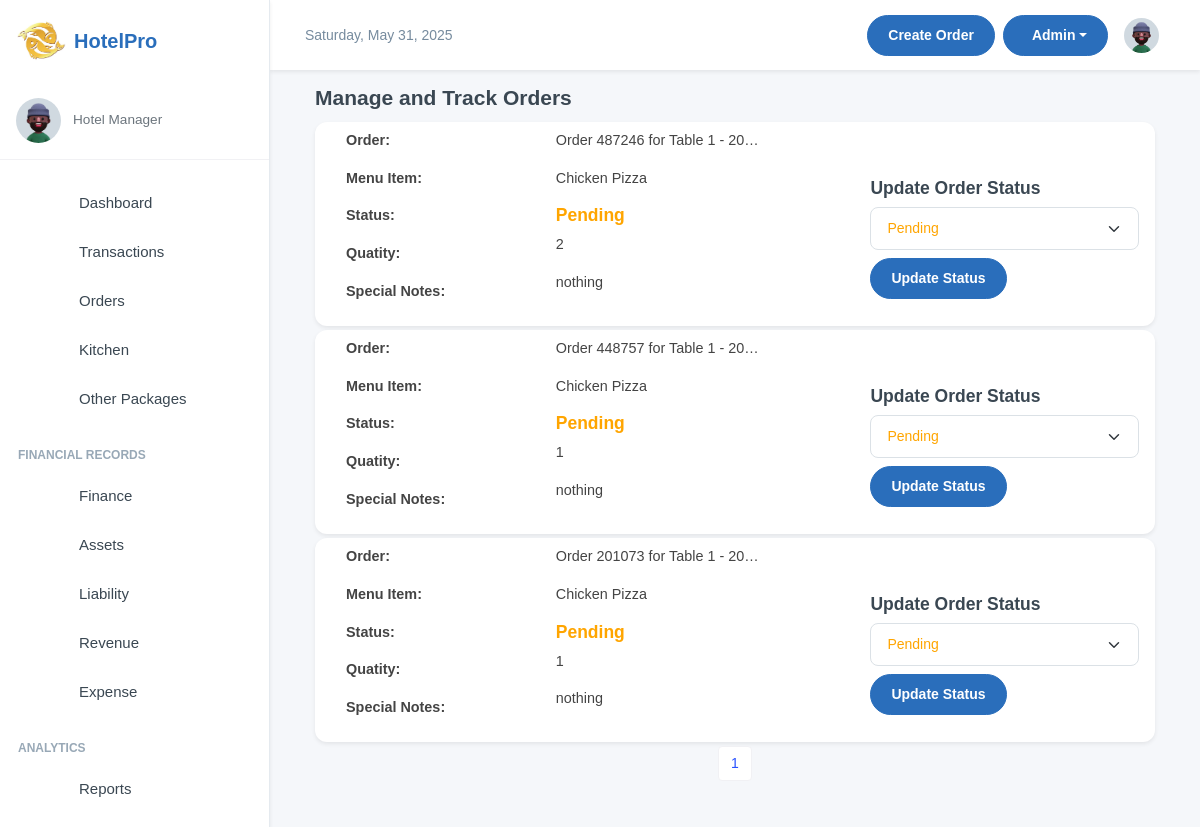
The page /kitchen/?page=2 on the database as committed earlier.
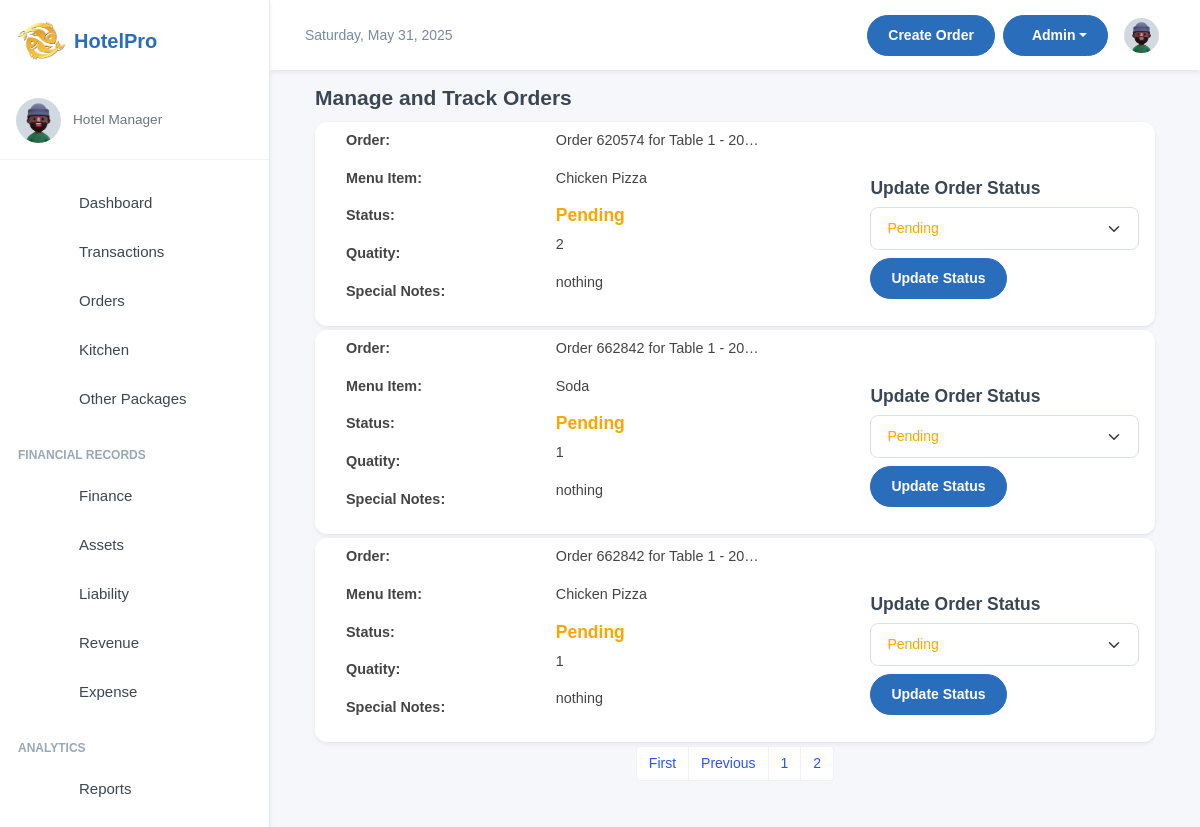
The same page on the database as committed later.
### inventory/models.py (models this page shows, shortened)
class OrderItem(models.Model):
    ORDER_TYPE_CHOICES = [
        ('Dine-In', 'Dine-In'),
        ('Take-Away', 'Take-Away'),
    ]
    SPECIAL_NOTES_CHOICES = [
        ('strongly spiced', 'strongly spiced'),
        ('midly spiced', 'midly spiced'),
       ( 'chips' , 'chips'),
       ('rice','rice'),
        ('posho', 'posho'),
       ( 'rice_posho','rice_posho' ),
        ('chips_rice', 'chips_rice'),
       ( 'rice_posho', 'rice_posho'),
        ('chips_posho', 'chips_posho')
    ]
    order = models.ForeignKey(OrderTransaction, on_delete=models.CASCADE, related_name='order_items')
    menu_item = models.ForeignKey(MenuItem, on_delete=models.CASCADE, null=True, blank=True)
    order_date = models.DateTimeField(auto_now_add=True)
    customer_name = models.CharField(max_length=255, blank=True, null=True, default="FishPoint Customer")
    dining_area = models.ForeignKey(DiningArea, on_delete=models.SET_NULL, null=True, blank=True)
    table = models.ForeignKey(Table, on_delete=models.SET_NULL, null=True, blank=True)
    total_price =  models.DecimalField(max_digits=10, decimal_places=2, default=Decimal('0.00'))
    quantity = models.IntegerField(blank=True, null=True)
    status = models.CharField(
        max_length=50, default='Pending',
        choices=[('Pending', 'Pending'), ('Preparing', 'Preparing'), ('Cooked', 'Completed'), ('Served', 'Served'), ('Cancelled', 'Cancelled')]
    )
    special_notes = models.CharField(
        default="nothing",
        max_length=50, blank=True, null=True,
        choices=SPECIAL_NOTES_CHOICES
        )
    order_type = models.CharField(
        max_length=10,
        choices=ORDER_TYPE_CHOICES,
        default='Dine-In'
    )
    updated = models.DateField(auto_now=True, blank=True, null=True)
    class Meta:
        verbose_name = 'Order Item'
        verbose_name_plural = 'Order Items'
        ordering = ['-order_date']

class OrderTransaction(models.Model):
    pay_mode = (
        ("NO PAYMENT", "NO PAYMENT"),
        ("CASH", "CASH"),
        ("MOMO PAY", "MOMO PAY"),
        ("AIRTEL PAY", "AIRTEL PAY"),
        ("BANK CARD", "BANK CARD"),
    )
    random_id = models.CharField(max_length=6, unique=True, editable=False, default=generate_random_id)
    customer_name = models.CharField(max_length=255, blank=True, null=True, default="FishPoint Customer")
    served_by = models.CharField(
        max_length=255, blank=True, null=True, default="Waitress")
    dining_area = models.ForeignKey(DiningArea, on_delete=models.SET_NULL, null=True, blank=True)
    table = models.ForeignKey(Table, on_delete=models.SET_NULL, null=True, blank=True )
    special_notes = models.TextField(default="Null")
    created = models.DateField(auto_now_add=True, blank=True, null=True)
    payment_mode = models.CharField(default="NO PAYMENT", max_length=50, choices=pay_mode)
    transaction_id = models.CharField(blank=True, null=True, max_length=100)
    created_by = models.ForeignKey(User, on_delete=models.SET_NULL, null=True, blank=True)
    updated = models.DateField(auto_now=True, blank=True, null=True)
    class Meta:
        ordering = ['-created']
    def __str__(self):
        if self.table and self.dining_area:
            return f"Order {self.random_id} for Table {self.table.table_number} in {self.dining_area.name} - {self.created}"
        elif self.table:
            return f"Order {self.random_id} for Table {self.table.table_number} - {self.created}"
        else:
            return f"Order {self.random_id} - {self.created}"

class Table(models.Model):
    table_number = models.IntegerField()
    dining_area = models.ForeignKey(DiningArea, on_delete=models.CASCADE, related_name='tables')
    capacity = models.IntegerField()  # Number of seats at the table
    is_available = models.BooleanField(default=True)

class MenuItem(models.Model):
    category = models.ForeignKey(Category, on_delete=models.CASCADE, related_name="menu_items")
    name = models.CharField(max_length=100)
    description = models.TextField()
    price = models.DecimalField(max_digits=10, decimal_places=2, default=Decimal('0.00'))
    is_available = models.BooleanField(default=True)
    image_url = models.ImageField(blank=True, null=True, upload_to="menu_items")
    def __str__(self):
        return self.name

### kitchen/views.py (the view)
# urls.py: path('kitchen/', include('kitchen.urls')),
def kitchen(request):
    orders = OrderItem.objects.all()
    paginator = Paginator(orders, 5)
    page_number = request.GET.get('page')
    orders = paginator.get_page(page_number)
    return render(request, "kitchen.html", {"orders": orders})

### kitchen/templates/kitchen.html (shortened to what this page needs)
{% extends 'base.html' %}
{% block content %}
<div class="container">
    <div class="card-body">
        <div class="row">
            <h4 class="fw-semibold mb-2">Manage and Track Orders</h4>
            <div class="container">
                {% if orders %}
                    {% for order in orders %}
                    <div class="card my-1">
                        <div class="row my-2 ms-3">
                            <div class="col-3">
                                <p class="fw-bolder">Order:</p>
                                <p class="fw-bolder">Menu Item:</p>
                                <p class="fw-bolder">Status:</p>
                                <p class="fw-bolder">Quatity:</p>
                                <p class="fw-bolder">Special Notes:</p>
                            </div>
                            <div class="col">
                                <p>{{ order.order|truncatechars:30 }}</p>
                                <p>{{ order.menu_item }}</p>
                                <h5 class="fw-bolder status-text {% if order.status == 'Pending' %}status-pending
                                            {% elif order.status == 'Preparing' %}status-preparing
                                            {% elif order.status == 'Served' %}status-served
                                            {% elif order.status == 'Cooked' %}status-completed
                                            {% elif order.status == 'Cancelled' %}status-cancelled
                                            {% endif %}">
                                    {{ order.status }}
                                </h5>
                                <p> {{ order.quantity }}</p>
                                <p>{{ order.special_notes|default:"N/A" }}</p>
                            </div>
                            <div class="col mx-3">
                                <h5 class="mt-5">Update Order Status</h5>
                                <form action="/kitchen/update_order_status/{{order.id}}/" method="post">
                                    <select name="status" class="form-select mb-2 order-status-select" data-order-id="{{ order.id }}">
                                        <option value="Pending" {% if order.status == "Pending" %}selected{% endif %}>Pending</option>
                                    </select>
                                    <button type="submit" class="btn btn-md btn-primary">Update Status</button>
                                </form>
                            </div>
                        </div>
                    </div>
                    {% endfor %}
                {% else %}
                    <p>No orders available at the moment.</p>
                {% endif %}
            </div>
        </div>
    </div>
</div>
<nav aria-label="Page navigation">
    <ul class="pagination justify-content-center">
        {% if orders.has_previous %}
        <li class="page-item">
            <a class="page-link" href="?page=1">First</a>
        </li>
        <li class="page-item">
            <a class="page-link" href="?page={{ orders.previous_page_number }}">Previous</a>
        </li>
        {% endif %}
        {% for page_num in orders.paginator.page_range %}
            {% if page_num >= orders.number|add:-2 and page_num <= orders.number|add:2 %}
            <li class="page-item {% if page_num == orders_list.number %}active{% endif %}">
                <a class="page-link" href="?page={{ page_num }}">{{ page_num }}</a>
            </li>
            {% elif page_num == 1 or page_num == orders.paginator.num_pages %}
            <li class="page-item">
                <a class="page-link" href="?page={{ page_num }}">{{ page_num }}</a>
            </li>
            {% elif page_num == orders.number|add:-3 or page_num == orders.number|add:3 %}
            <li class="page-item disabled"><span class="page-link">...</span></li>
            {% endif %}
        {% endfor %}
    </ul>
</nav>
{% endblock content %}

Rows that differ between the two databases and show on the page:
removed OrderItem: order "Order 487246 for Table 1 - 20…", menu_item "Chicken Pizza", status "Pending", quantity "2", special_notes "nothing"
removed OrderItem: order "Order 448757 for Table 1 - 20…", menu_item "Chicken Pizza", status "Pending", quantity "1", special_notes "nothing"
removed OrderItem: order "Order 201073 for Table 1 - 20…", menu_item "Chicken Pizza", status "Pending", quantity "1", special_notes "nothing"
added OrderItem: order "Order 620574 for Table 1 - 20…", menu_item "Chicken Pizza", status "Pending", quantity "2", special_notes "nothing"
added OrderItem: order "Order 662842 for Table 1 - 20…", menu_item "Soda", status "Pending", quantity "1", special_notes "nothing"
added OrderItem: order "Order 662842 for Table 1 - 20…", menu_item "Chicken Pizza", status "Pending", quantity "1", special_notes "nothing"
Other text that changed with them:
text now shown: "First Previous"
new list line: "2"
